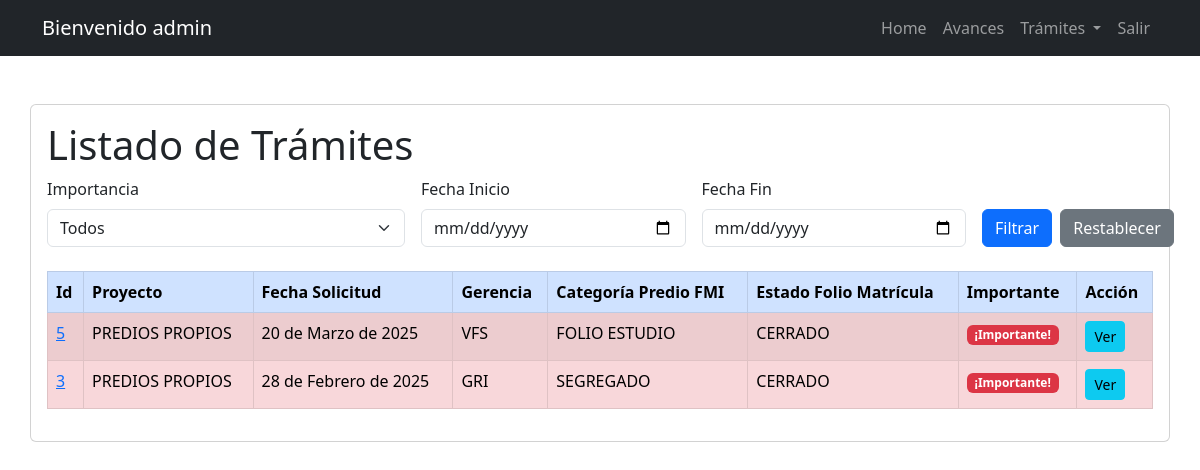
The app's page /predio_completed/ (signed in) with its own data.
### task/models.py (models this page shows, shortened)
class Predio(models.Model):
    id = models.AutoField(primary_key=True)
    PROYECTO_CHOICES = [('PREDIOS PROPIOS', 'PREDIOS PROPIOS'), ('SERVIDUMBRES', 'SERVIDUMBRES')]
    VIGENCIA_CHOICES = [('2023', '2023'), ('2024', '2024'), ('2025', '2025')]
    GERENCIA_CHOICES = [('VAO', 'VAO'), ('GPA', 'GPA'), ('VRC', 'VRC'), ('GCT', 'GCT'), ('GMA', 'GMA'), ('GRI', 'GRI'), ('GTA', 'GTA'), ('VRO', 'VRO'), ('GCH', 'GCH'), ('GDA', 'GDA'), ('GDT', 'GDT'), ('VPI', 'VPI'), ('VFS', 'VFS')]
    CATEGORIA_PREDIO_FMI_CHOICES = [('COLINDANTE', 'COLINDANTE'), ('FOLIO ESTUDIO', 'FOLIO ESTUDIO'), ('MATRIZ', 'MATRIZ'), ('MATRIZ_COLINDANTE', 'MATRIZ_COLINDANTE'), ('PROPIO', 'PROPIO'), ('SEGREGADO', 'SEGREGADO'), ('SIN INFORMACIÓN', 'SIN INFORMACIÓN')]
    ESTADO_FOLIO_CHOICES = [('ACTIVO', 'ACTIVO'), ('CERRADO', 'CERRADO'), ('SIN INFORMACIÓN', 'SIN INFORMACIÓN')]
    CATEGORIA_FMI_CHOICES = [('ADICIONALES', 'ADICIONALES'), ('COMPLEMENTACIÓN', 'COMPLEMENTACIÓN'), ('SIN INFORMACIÓN', 'SIN INFORMACIÓN'), ('TRADICIÓN', 'TRADICIÓN')]
    TIPO_DOCUMENTAL_CHOICES = [('ACTA', 'ACTA'), ('ACTO ADMINISTRATIVO', 'ACTO ADMINISTRATIVO'), ('AUTO', 'AUTO'), ('CERTIFICADO', 'CERTIFICADO'), ('DECLARACIÓN', 'DECLARACIÓN'), ('DECRETO', 'DECRETO'), ('DEMANDA', 'DEMANDA'), ('DOCUMENTO', 'DOCUMENTO'), ('ESCRITURA', 'ESCRITURA'), ('EXPEDIENTE', 'EXPEDIENTE'), ('RESOLUCIÓN', 'RESOLUCIÓN'), ('SENTENCIA', 'SENTENCIA')]
    ESTADO_CHOICES = [('CARGADO A OTRO PREDIO', 'CARGADO A OTRO PREDIO'), ('CARGADO EN EL PREDIO', 'CARGADO EN EL PREDIO'), ('CARGADO EN SHAREPOINT', 'CARGADO EN SHAREPOINT'), ('NO ENCONTRADO', 'NO ENCONTRADO'), ('NO REQUIERE', 'NO REQUIERE'), ('PENDIENTE VERIFICAR', 'PENDIENTE VERIFICAR'), ('SERVIDOR INGICAT', 'SERVIDOR INGICAT')]
    ESTADO_COMPRA_CHOICES = [('ADQUIRIDO', 'ADQUIRIDO'), ('NO REQUIERE', 'NO REQUIERE'), ('PENDIENTE POR SOLICITAR', 'PENDIENTE POR SOLICITAR'), ('PENDIENTE VERIFICAR', 'PENDIENTE VERIFICAR'), ('SOLICITADO', 'SOLICITADO')]
    SUB_ESTADO_COMPRA_CHOICES = [('ADQUIRIDO PREDIO PROPIOS', 'ADQUIRIDO PREDIO PROPIOS'), ('ADQUIRIDO SERVIDUMBRES', 'ADQUIRIDO SERVIDUMBRES'), ('ERROR REGISTRAL', 'ERROR REGISTRAL'), ('NO APLICA', 'NO APLICA'), ('SOLICITADO / CERTIFICADO NO EXISTE', 'SOLICITADO / CERTIFICADO NO EXISTE'), ('SOLICITADO PREDIO PROPIOS', 'SOLICITADO PREDIO PROPIOS'), ('SOLICITADO SERVIDUMBRES', 'SOLICITADO SERVIDUMBRES')]
    ENVIO_OPEN_TEXT_CHOICES = [('NO', 'NO'), ('NO APLICA', 'NO APLICA'), ('NO REQUIERE', 'NO REQUIERE'), ('PENDIENTE', 'PENDIENTE'), ('SI', 'SI'), ('YA ESTA', 'YA ESTA')]
    ACCION_TECNICA_CHOICES = [('ALIMENTAR EXPEDIENTE PREDIAL', 'ALIMENTAR EXPEDIENTE PREDIAL'), ('ALIMENTAR PREDIO GESTIÓN', 'ALIMENTAR PREDIO GESTIÓN'), ('ALIMENTAR PREDIO MATRIZ', 'ALIMENTAR PREDIO MATRIZ'), ('CARPETA CERO', 'CARPETA CERO'), ('CREAR EXPEDIENTE', 'CREAR EXPEDIENTE'), ('NO REQUIERE', 'NO REQUIERE')]
    proyecto = models.CharField(max_length=16, choices=PROYECTO_CHOICES)
    vigencia = models.CharField(max_length=4, choices=VIGENCIA_CHOICES)
    gerencia = models.CharField(max_length=4, choices=GERENCIA_CHOICES)
    categoria_predio_fmi = models.CharField(max_length=100, choices=CATEGORIA_PREDIO_FMI_CHOICES)
    estado_folio_matricula = models.CharField(max_length=100, choices=ESTADO_FOLIO_CHOICES)
    categoria_fmi = models.CharField(max_length=50, choices=CATEGORIA_FMI_CHOICES)
    tipo_documental = models.CharField(max_length=50, choices=TIPO_DOCUMENTAL_CHOICES)
    estado = models.CharField(max_length=50, choices=ESTADO_CHOICES)
    estado_compra = models.CharField(max_length=50, choices=ESTADO_COMPRA_CHOICES)
    sub_estado_compra = models.CharField(max_length=50, choices=SUB_ESTADO_COMPRA_CHOICES)
    envio_open_text = models.CharField(max_length=50, choices=ENVIO_OPEN_TEXT_CHOICES)
    accion_tecnica = models.CharField(max_length=50, choices=ACCION_TECNICA_CHOICES)
    fecha_solicitud = models.DateField(null=True , blank=True)
    fecha_respuesta = models.DateField(null=True , blank=True)
    datecompleted = models.DateTimeField(null=True, blank=True)
    es_importante = models.BooleanField(default=False)
    fecha_reiteracion = models.DateField(null=True, blank=True)
    ultima_fecha_acceso = models.DateField(null=True, blank=True)
    campo=models.CharField(max_length=50, null=True , blank=True)
    cod_sig = models.CharField(max_length=30, null=True , blank=True)
    fmi = models.CharField(max_length=10, default="00000")
    ced_catastral = models.CharField(max_length=31, null=True , blank=True)
    nom_predio = models.CharField(max_length=50, default="Sin Informacion")
    documento = models.CharField(max_length=15, null=True , blank=True)
    fecha_documento= models.DateField(null=True , blank=True)
    entidad = models.CharField(max_length=100, null=True , blank=True)
    municipio = models.CharField(max_length=100,null=True , blank=True)
    user = models.ForeignKey(
        settings.AUTH_USER_MODEL,
        on_delete=models.SET_NULL,
        null=True,
        blank=True,
        related_name='predios'
    )
    class Meta:
        ordering = ['-fecha_solicitud']

### task/views.py (the view)
# urls.py: path('predio_completed/', views.predio_completed, name='predio_completed'),
@login_required
def predio_completed(request):
    predios = Predio.objects.filter(user=request.user, datecompleted__isnull=False).order_by('-datecompleted')
    return render(request, 'predios.html', {"predios": predios})

### task/templates/predios.html (shortened to what this page needs)
{% extends 'base.html' %}
{% block content %}
<main class="container card card-body mt-5">
  <div class="row">
    <h1>Listado de Trámites</h1>
    <form method="GET" class="mb-4">
      <div class="row g-3">
        <div class="col-md-4">
          <label for="importancia" class="form-label">Importancia</label>
          <select name="importancia" class="form-select">
            <option value="">Todos</option>
          </select>
        </div>
        <div class="col-md-3">
          <label for="fecha_inicio" class="form-label">Fecha Inicio</label>
          <input type="date" name="fecha_inicio" class="form-control" value="{{ request.GET.fecha_inicio }}">
        </div>
        <div class="col-md-3">
          <label for="fecha_fin" class="form-label">Fecha Fin</label>
          <input type="date" name="fecha_fin" class="form-control" value="{{ request.GET.fecha_fin }}">
        </div>
        <div class="col-md-2 d-flex align-items-end">
          <button type="submit" class="btn btn-primary">Filtrar</button>
          <a href="{% url 'predios' %}" class="btn btn-secondary ms-2">Restablecer</a>
        </div>
      </div>
    </form>
    <div class="table-responsive">
      <table class="table table-bordered table-striped table-hover">
        <thead class="table-primary">
          <tr>
            <th>Id</th>
            <th>Proyecto</th>
            <th>Fecha Solicitud</th>
            <th>Gerencia</th>
            <th>Categoría Predio FMI</th>
            <th>Estado Folio Matrícula</th>
            <th>Importante</th>
            <th>Acción</th>
          </tr>
        </thead>
        <tbody>
          {% for predio in predios %}
          <tr {% if predio.es_importante %} class="table-danger" {% endif %}>
            <td><a href="{% url 'predio_detail' predio.id %}">{{ predio.id }}</a></td>
            <td>{{ predio.proyecto }}</td>
            <td>{{ predio.fecha_solicitud }}</td>
            <td>{{ predio.gerencia }}</td>
            <td>{{ predio.categoria_predio_fmi }}</td>
            <td>{{ predio.estado_folio_matricula }}</td>
            <td>
              {% if predio.es_importante %}
                <span class="badge bg-danger">¡Importante!</span>
              {% else %}
                <span class="badge bg-success">Normal</span>
              {% endif %}
            </td>
            <td>
              <a href="{% url 'predio_detail' predio.id %}" class="btn btn-info btn-sm">Ver</a>
            </td>
          </tr>
          {% endfor %}
        </tbody>
      </table>
    </div>
  </div>
</main>
{% endblock %}

### task/templates/_navbar.html (shortened to what this page needs)
<nav class="navbar navbar-expand-lg navbar-dark bg-dark">
  <div class="container">
    <a class="navbar-brand" href="/">
      {% if user.is_authenticated %}
      Bienvenido {{ user.username }}
      {% else %}
      INGICAT S.A.S
      {% endif %}
    </a>
    <div class="collapse navbar-collapse" id="navbarNav">
      <ul class="navbar-nav ms-auto">
        <li class="nav-item">
          <a href="/" class="nav-link" title="Ir a la Pantalla de Inicio">Home</a>
        </li>
        <li class="nav-item">
          <a href="{% url 'cliente_dashboard' %}" class="nav-link"
            title="Ir al Resúmen de la Gestión Documental">Avances</a>
        </li>
        {% if user.is_authenticated %}
        <li class="nav-item dropdown">
          <a class="nav-link dropdown-toggle" href="#" id="tramitesDropdown" role="button" data-bs-toggle="dropdown"
            aria-expanded="false" title="Trámites">
            Trámites
          </a>
        </li>
        <li class="nav-item">
          <a class="nav-link" href="/logout" title="Salir">Salir</a>
        </li>
        {% else %}
        <li class="nav-item">
          <a href="/signin" class="nav-link" title="Iniciar Sesión">Ingresar</a>
        </li>
        {% endif %}
      </ul>
    </div>
  </div>
</nav>

### records on screen
Predio: id "5", proyecto "PREDIOS PROPIOS", fecha_solicitud "20 de Marzo de 2025", gerencia "VFS", categoria_predio_fmi "FOLIO ESTUDIO", estado_folio_matricula "CERRADO", es_importante "¡Importante!"
Predio: id "3", proyecto "PREDIOS PROPIOS", fecha_solicitud "28 de Febrero de 2025", gerencia "GRI", categoria_predio_fmi "SEGREGADO", estado_folio_matricula "CERRADO", es_importante "¡Importante!"

### other values on screen
{{ user.username }} "admin"
